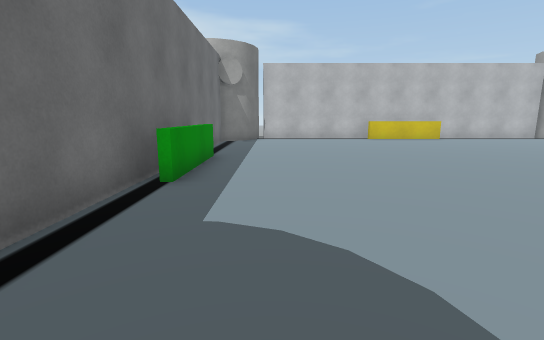
View 1 (above)

13 first-person views from a walk through a 3-D level made in the Unity game engine. The camera is 1.2 m above the floor, tilts 10° down and sees 85° across. The floor is counted in squares, 1 m on a side. Each view is taken from the middle of a square. On the plan, view 1 faces up. The plan holds only what a view shows up to about 13 squares ahead; the rest is blank. The place goes on beyond the plan. Some surface patterns are stand-ins.

View 2
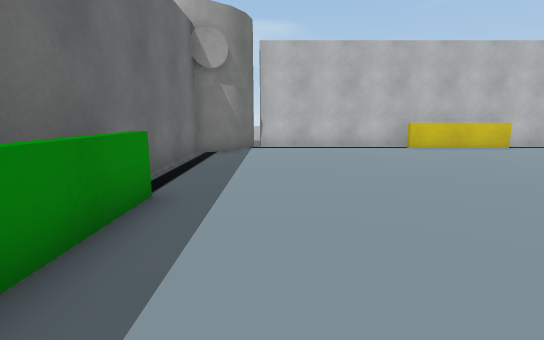

View 3
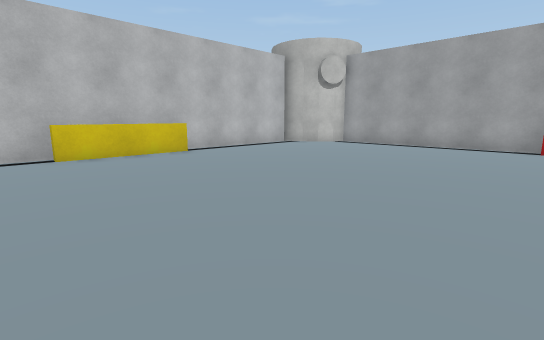

View 4
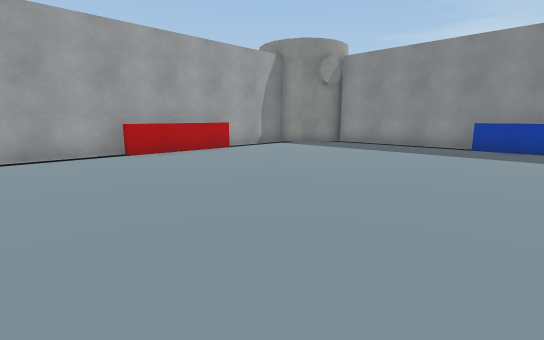

View 5
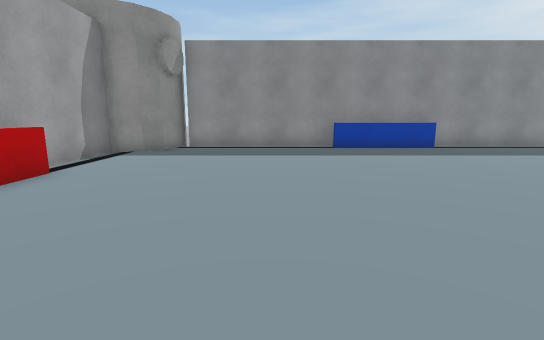

View 6
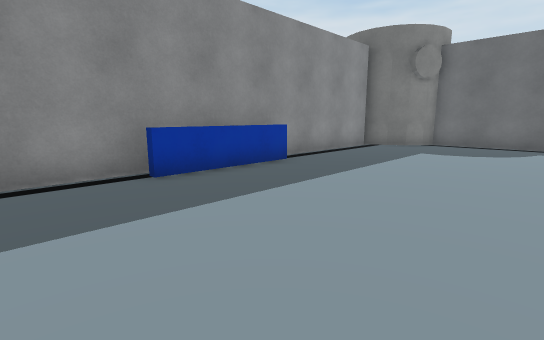

View 7
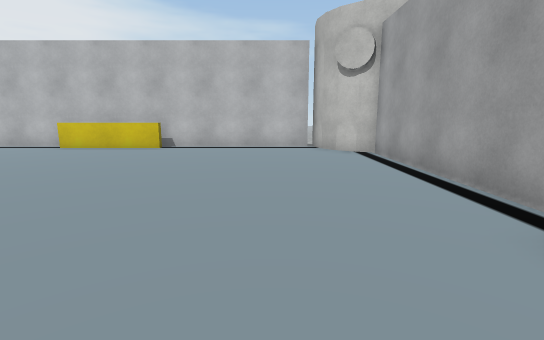

View 8
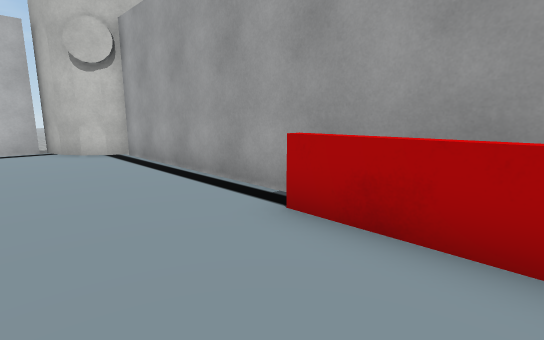

View 9
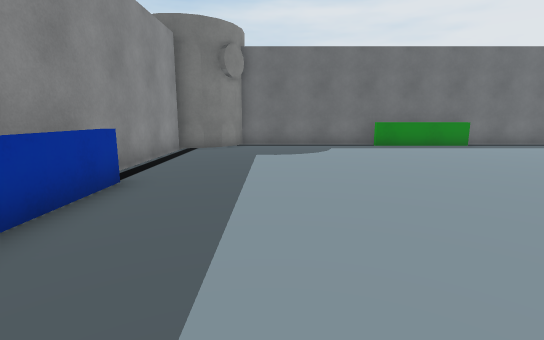

View 10
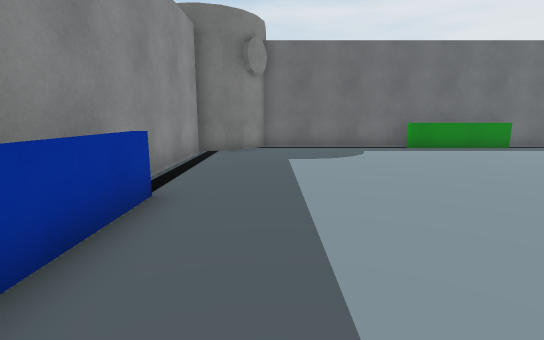

View 11
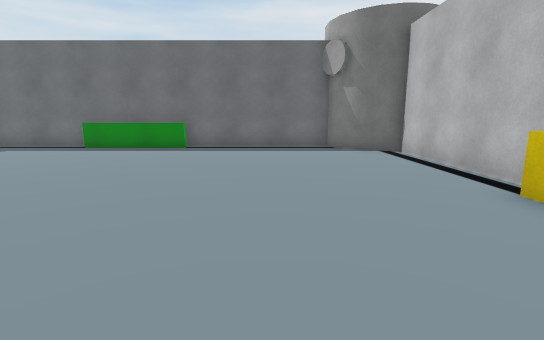

View 12
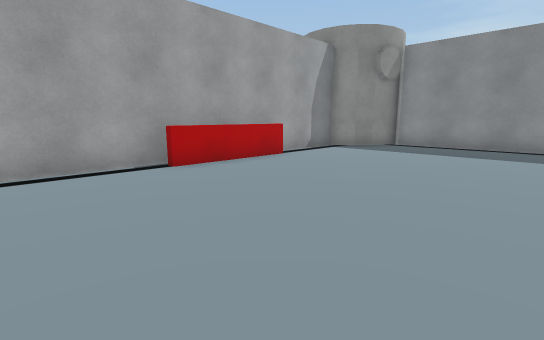

View 13
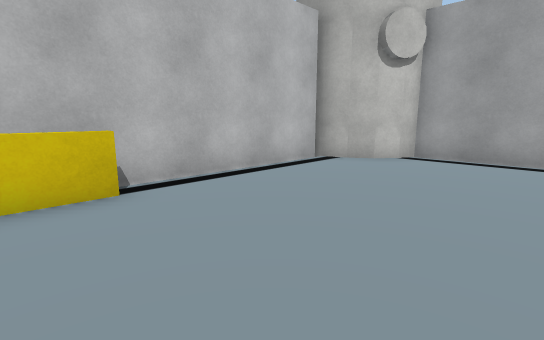

### Floor plan
Points are (right, up) in squares from view 1. A wall is a line through its corners. A room is listed if a view was taken in it or the views show most of it. See-through windows are left out.
Room 1 (views 1, 2, 3, 4, 5, 6, 7, 8, 9, 10, 11, 12, 13)
walls: (15.7, -3) (15.8, -2.1) (16.1, -1.4) (16.7, -0.8) (17.6, -0.3) (17.6, 15.4) (17, 15.6) (16.4, 16.1) (16, 16.7) (15.8, 17.5); (15.7, 17.6) (-0.7, 17.6) (-1, 16.7) (-1.4, 16.1) (-2, 15.6) (-2.6, 15.4) (-2.6, -0.3) (-2, -0.6) (-1.4, -1.1) (-1, -1.7) (-0.7, -2.6) (15.5, -2.6)
low walls: (5.4, -1.9) (9.5, -1.9); (16.9, 3.5) (16.9, 7.6); (9.6, 16.9) (5.5, 16.9); (-1.9, 9.6) (-1.9, 5.5)

Where each view was taken, in squares from view 1:
view 1: 0 up, 0 right, facing up
view 2: 5 up, 0 right, facing up
view 3: 7 up, 4 right, facing up-right
view 4: 11 up, 7 right, facing down-right
view 5: 10 up, 12 right, facing down
view 6: 4 up, 12 right, facing down-left
view 7: 5 up, 14 right, facing up
view 8: 5 up, 14 right, facing up-right
view 9: 1 up, 11 right, facing left
view 10: 0 up, 10 right, facing left
view 11: 13 up, 10 right, facing left
view 12: 11 up, 10 right, facing down-right
view 13: 12 up, 8 right, facing up-right
